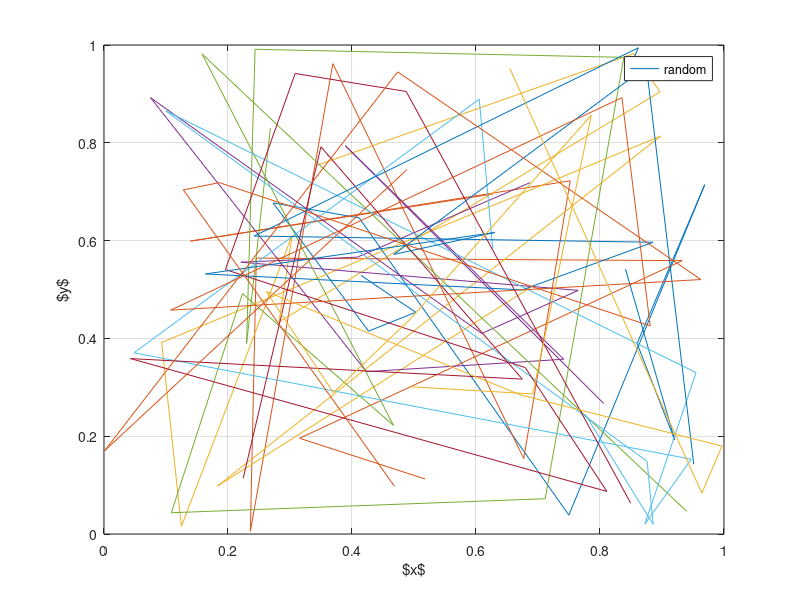

This figure's MATLAB source: (Note: this script raises an error after producing the figure.)
figure(1),clf
plot(rand(10),rand(10))
xlabel('$x$')
ylabel('$y$')
legend('random')
grid on
box on

matlab2tikz('test.tex', 'parseStrings',false)